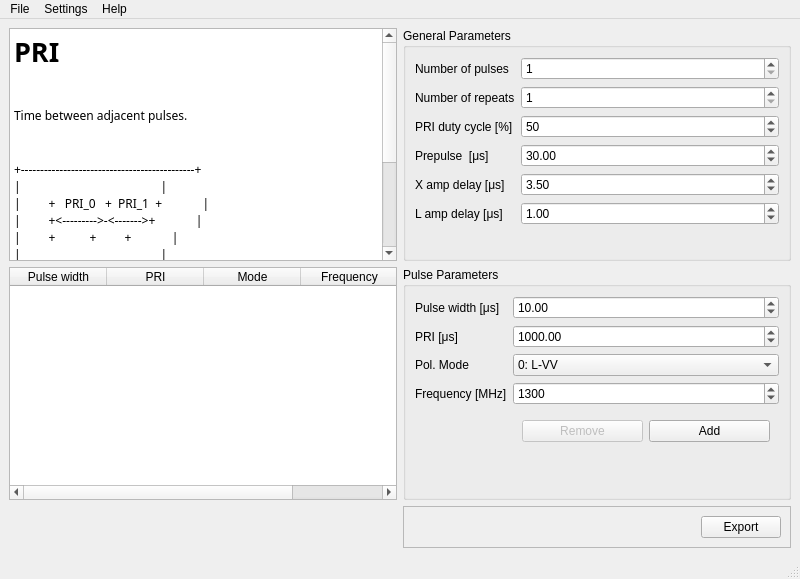
<?xml version="1.0" encoding="UTF-8"?>
<ui version="4.0">
 <class>MainWindow</class>
 <widget class="QMainWindow" name="MainWindow">
  <property name="geometry">
   <rect>
    <x>0</x>
    <y>0</y>
    <width>800</width>
    <height>579</height>
   </rect>
  </property>
  <property name="windowTitle">
   <string>TCU Parameter Editor</string>
  </property>
  <property name="autoFillBackground">
   <bool>false</bool>
  </property>
  <widget class="QWidget" name="centralwidget">
   <layout class="QGridLayout" name="gridLayout" columnstretch="0,0">
    <item row="0" column="0">
     <widget class="QTextBrowser" name="text_info">
      <property name="font">
       <font>
        <family>Courier 10 Pitch</family>
       </font>
      </property>
      <property name="html">
       <string>&lt;!DOCTYPE HTML PUBLIC &quot;-//W3C//DTD HTML 4.0//EN&quot; &quot;http://www.w3.org/TR/REC-html40/strict.dtd&quot;&gt;
&lt;html&gt;&lt;head&gt;&lt;meta name=&quot;qrichtext&quot; content=&quot;1&quot; /&gt;&lt;style type=&quot;text/css&quot;&gt;
p, li { white-space: pre-wrap; }
&lt;/style&gt;&lt;/head&gt;&lt;body style=&quot; font-family:'Courier 10 Pitch'; font-size:9pt; font-weight:400; font-style:normal;&quot;&gt;
&lt;p style=&quot; margin-top:0px; margin-bottom:0px; margin-left:0px; margin-right:0px; -qt-block-indent:0; text-indent:0px;&quot;&gt;&lt;span style=&quot; font-size:20pt; font-weight:600;&quot;&gt;PRI&lt;/span&gt;&lt;/p&gt;
&lt;p style=&quot;-qt-paragraph-type:empty; margin-top:0px; margin-bottom:0px; margin-left:0px; margin-right:0px; -qt-block-indent:0; text-indent:0px; font-size:20pt; font-weight:600;&quot;&gt;&lt;br /&gt;&lt;/p&gt;
&lt;p style=&quot; margin-top:0px; margin-bottom:0px; margin-left:0px; margin-right:0px; -qt-block-indent:0; text-indent:0px;&quot;&gt;Time between adjacent pulses.&lt;/p&gt;
&lt;p style=&quot;-qt-paragraph-type:empty; margin-top:0px; margin-bottom:0px; margin-left:0px; margin-right:0px; -qt-block-indent:0; text-indent:0px; font-size:20pt; font-weight:600;&quot;&gt;&lt;br /&gt;&lt;/p&gt;
&lt;p style=&quot; margin-top:0px; margin-bottom:0px; margin-left:0px; margin-right:0px; -qt-block-indent:0; text-indent:0px;&quot;&gt;+---------------------------------------------+&lt;/p&gt;
&lt;p style=&quot; margin-top:0px; margin-bottom:0px; margin-left:0px; margin-right:0px; -qt-block-indent:0; text-indent:0px;&quot;&gt;|                                             |&lt;/p&gt;
&lt;p style=&quot; margin-top:0px; margin-bottom:0px; margin-left:0px; margin-right:0px; -qt-block-indent:0; text-indent:0px;&quot;&gt;|         +   PRI_0   +  PRI_1  +             |&lt;/p&gt;
&lt;p style=&quot; margin-top:0px; margin-bottom:0px; margin-left:0px; margin-right:0px; -qt-block-indent:0; text-indent:0px;&quot;&gt;|         +&amp;lt;---------&amp;gt;-&amp;lt;-------&amp;gt;+             |&lt;/p&gt;
&lt;p style=&quot; margin-top:0px; margin-bottom:0px; margin-left:0px; margin-right:0px; -qt-block-indent:0; text-indent:0px;&quot;&gt;|         +           +         +             |&lt;/p&gt;
&lt;p style=&quot; margin-top:0px; margin-bottom:0px; margin-left:0px; margin-right:0px; -qt-block-indent:0; text-indent:0px;&quot;&gt;|                                             |&lt;/p&gt;
&lt;p style=&quot; margin-top:0px; margin-bottom:0px; margin-left:0px; margin-right:0px; -qt-block-indent:0; text-indent:0px;&quot;&gt;|         +----+      +----+    +----+        |&lt;/p&gt;
&lt;p style=&quot; margin-top:0px; margin-bottom:0px; margin-left:0px; margin-right:0px; -qt-block-indent:0; text-indent:0px;&quot;&gt;|         |    |      |    |    |    |        |&lt;/p&gt;
&lt;p style=&quot; margin-top:0px; margin-bottom:0px; margin-left:0px; margin-right:0px; -qt-block-indent:0; text-indent:0px;&quot;&gt;| +-------+ P0 +------+ P1 +----+ P2 +------+ |&lt;/p&gt;
&lt;p style=&quot; margin-top:0px; margin-bottom:0px; margin-left:0px; margin-right:0px; -qt-block-indent:0; text-indent:0px;&quot;&gt;|                                             |&lt;/p&gt;
&lt;p style=&quot; margin-top:0px; margin-bottom:0px; margin-left:0px; margin-right:0px; -qt-block-indent:0; text-indent:0px;&quot;&gt;+---------------------------------------------+&lt;/p&gt;
&lt;p style=&quot;-qt-paragraph-type:empty; margin-top:0px; margin-bottom:0px; margin-left:0px; margin-right:0px; -qt-block-indent:0; text-indent:0px;&quot;&gt;&lt;br /&gt;&lt;/p&gt;
&lt;p style=&quot;-qt-paragraph-type:empty; margin-top:0px; margin-bottom:0px; margin-left:0px; margin-right:0px; -qt-block-indent:0; text-indent:0px;&quot;&gt;&lt;br /&gt;&lt;/p&gt;
&lt;p style=&quot;-qt-paragraph-type:empty; margin-top:0px; margin-bottom:0px; margin-left:0px; margin-right:0px; -qt-block-indent:0; text-indent:0px;&quot;&gt;&lt;br /&gt;&lt;/p&gt;
&lt;p style=&quot;-qt-paragraph-type:empty; margin-top:0px; margin-bottom:0px; margin-left:0px; margin-right:0px; -qt-block-indent:0; text-indent:0px;&quot;&gt;&lt;br /&gt;&lt;/p&gt;&lt;/body&gt;&lt;/html&gt;</string>
      </property>
     </widget>
    </item>
    <item row="0" column="1">
     <widget class="QGroupBox" name="groupBox_2">
      <property name="title">
       <string>General Parameters</string>
      </property>
      <layout class="QFormLayout" name="formLayout_2">
       <item row="0" column="0">
        <widget class="QLabel" name="label_6">
         <property name="text">
          <string>Number of pulses</string>
         </property>
        </widget>
       </item>
       <item row="0" column="1">
        <widget class="QSpinBox" name="spin_num_pulses">
         <property name="minimum">
          <number>1</number>
         </property>
         <property name="maximum">
          <number>32</number>
         </property>
        </widget>
       </item>
       <item row="1" column="0">
        <widget class="QLabel" name="label_7">
         <property name="text">
          <string>Number of repeats</string>
         </property>
        </widget>
       </item>
       <item row="1" column="1">
        <widget class="QSpinBox" name="spin_num_repeats">
         <property name="minimum">
          <number>1</number>
         </property>
         <property name="maximum">
          <number>999999999</number>
         </property>
         <property name="displayIntegerBase">
          <number>10</number>
         </property>
        </widget>
       </item>
       <item row="2" column="0">
        <widget class="QLabel" name="label_10">
         <property name="text">
          <string>PRI duty cycle [%]</string>
         </property>
        </widget>
       </item>
       <item row="2" column="1">
        <widget class="QSpinBox" name="spin_duty_cycle">
         <property name="maximum">
          <number>100</number>
         </property>
         <property name="value">
          <number>50</number>
         </property>
         <property name="displayIntegerBase">
          <number>10</number>
         </property>
        </widget>
       </item>
       <item row="5" column="0">
        <widget class="QLabel" name="label_8">
         <property name="text">
          <string>X amp delay [μs]</string>
         </property>
        </widget>
       </item>
       <item row="5" column="1">
        <widget class="QDoubleSpinBox" name="spin_x_amp_delay">
         <property name="singleStep">
          <double>0.100000000000000</double>
         </property>
         <property name="value">
          <double>3.500000000000000</double>
         </property>
        </widget>
       </item>
       <item row="6" column="0">
        <widget class="QLabel" name="label_9">
         <property name="text">
          <string>L amp delay [μs]</string>
         </property>
        </widget>
       </item>
       <item row="6" column="1">
        <widget class="QDoubleSpinBox" name="spin_l_amp_delay">
         <property name="singleStep">
          <double>0.100000000000000</double>
         </property>
         <property name="value">
          <double>1.000000000000000</double>
         </property>
        </widget>
       </item>
       <item row="4" column="1">
        <widget class="QDoubleSpinBox" name="sping_prepulse">
         <property name="singleStep">
          <double>0.100000000000000</double>
         </property>
         <property name="value">
          <double>30.000000000000000</double>
         </property>
        </widget>
       </item>
       <item row="4" column="0">
        <widget class="QLabel" name="label">
         <property name="text">
          <string>Prepulse  [μs]</string>
         </property>
        </widget>
       </item>
      </layout>
     </widget>
    </item>
    <item row="1" column="0">
     <widget class="QTableWidget" name="table_pulse_params">
      <property name="autoScroll">
       <bool>true</bool>
      </property>
      <property name="selectionBehavior">
       <enum>QAbstractItemView::SelectItems</enum>
      </property>
      <attribute name="horizontalHeaderDefaultSectionSize">
       <number>97</number>
      </attribute>
      <column>
       <property name="text">
        <string>Pulse width</string>
       </property>
      </column>
      <column>
       <property name="text">
        <string>PRI</string>
       </property>
      </column>
      <column>
       <property name="text">
        <string>Mode</string>
       </property>
      </column>
      <column>
       <property name="text">
        <string>Frequency</string>
       </property>
      </column>
     </widget>
    </item>
    <item row="2" column="1">
     <widget class="QFrame" name="frame">
      <property name="frameShape">
       <enum>QFrame::StyledPanel</enum>
      </property>
      <property name="frameShadow">
       <enum>QFrame::Raised</enum>
      </property>
      <layout class="QHBoxLayout" name="horizontalLayout">
       <item>
        <spacer name="horizontalSpacer">
         <property name="orientation">
          <enum>Qt::Horizontal</enum>
         </property>
         <property name="sizeHint" stdset="0">
          <size>
           <width>118</width>
           <height>20</height>
          </size>
         </property>
        </spacer>
       </item>
       <item>
        <widget class="QPushButton" name="button_export">
         <property name="text">
          <string>Export</string>
         </property>
        </widget>
       </item>
      </layout>
     </widget>
    </item>
    <item row="1" column="1">
     <widget class="QGroupBox" name="groupBox">
      <property name="title">
       <string>Pulse Parameters</string>
      </property>
      <layout class="QFormLayout" name="formLayout">
       <item row="0" column="0">
        <widget class="QLabel" name="label_2">
         <property name="text">
          <string>Pulse width [μs]</string>
         </property>
        </widget>
       </item>
       <item row="0" column="1">
        <widget class="QDoubleSpinBox" name="spin_pulse_width">
         <property name="singleStep">
          <double>0.100000000000000</double>
         </property>
         <property name="value">
          <double>10.000000000000000</double>
         </property>
        </widget>
       </item>
       <item row="1" column="0">
        <widget class="QLabel" name="label_3">
         <property name="text">
          <string>PRI [μs]</string>
         </property>
        </widget>
       </item>
       <item row="1" column="1">
        <widget class="QDoubleSpinBox" name="spin_pri">
         <property name="maximum">
          <double>99999.990000000005239</double>
         </property>
         <property name="singleStep">
          <double>0.100000000000000</double>
         </property>
         <property name="value">
          <double>1000.000000000000000</double>
         </property>
        </widget>
       </item>
       <item row="2" column="0">
        <widget class="QLabel" name="label_5">
         <property name="text">
          <string>Pol. Mode</string>
         </property>
        </widget>
       </item>
       <item row="2" column="1">
        <widget class="QComboBox" name="combo_mode">
         <item>
          <property name="text">
           <string>0: L-VV</string>
          </property>
         </item>
         <item>
          <property name="text">
           <string>1: L-VH</string>
          </property>
         </item>
         <item>
          <property name="text">
           <string>2: L-HV</string>
          </property>
         </item>
         <item>
          <property name="text">
           <string>3: L-HH</string>
          </property>
         </item>
         <item>
          <property name="text">
           <string>4: X-HV/H</string>
          </property>
         </item>
         <item>
          <property name="text">
           <string>5: X-VV/H</string>
          </property>
         </item>
        </widget>
       </item>
       <item row="3" column="0">
        <widget class="QLabel" name="label_4">
         <property name="text">
          <string>Frequency [MHz]</string>
         </property>
        </widget>
       </item>
       <item row="3" column="1">
        <widget class="QDoubleSpinBox" name="spin_frequency">
         <property name="decimals">
          <number>0</number>
         </property>
         <property name="maximum">
          <double>10000.000000000000000</double>
         </property>
         <property name="singleStep">
          <double>1.000000000000000</double>
         </property>
         <property name="value">
          <double>1300.000000000000000</double>
         </property>
        </widget>
       </item>
       <item row="4" column="1">
        <widget class="QWidget" name="widget" native="true">
         <layout class="QHBoxLayout" name="horizontalLayout_2">
          <item>
           <widget class="QPushButton" name="button_remove_pulse">
            <property name="enabled">
             <bool>false</bool>
            </property>
            <property name="text">
             <string>Remove</string>
            </property>
           </widget>
          </item>
          <item>
           <widget class="QPushButton" name="button_add_pulse">
            <property name="text">
             <string>Add</string>
            </property>
           </widget>
          </item>
         </layout>
        </widget>
       </item>
      </layout>
     </widget>
    </item>
   </layout>
  </widget>
  <widget class="QMenuBar" name="menubar">
   <property name="geometry">
    <rect>
     <x>0</x>
     <y>0</y>
     <width>800</width>
     <height>27</height>
    </rect>
   </property>
   <widget class="QMenu" name="menuFile">
    <property name="title">
     <string>File</string>
    </property>
    <addaction name="actionNew"/>
    <addaction name="actionOpen"/>
    <addaction name="separator"/>
    <addaction name="actionExport"/>
    <addaction name="separator"/>
    <addaction name="actionQuit"/>
   </widget>
   <widget class="QMenu" name="menuHelp">
    <property name="title">
     <string>Help</string>
    </property>
    <addaction name="actionAbout"/>
   </widget>
   <widget class="QMenu" name="menuSettings">
    <property name="title">
     <string>Settings</string>
    </property>
    <addaction name="actionPreferences"/>
   </widget>
   <addaction name="menuFile"/>
   <addaction name="menuSettings"/>
   <addaction name="menuHelp"/>
  </widget>
  <widget class="QStatusBar" name="statusbar"/>
  <action name="actionOpen">
   <property name="text">
    <string>Open...</string>
   </property>
  </action>
  <action name="actionQuit">
   <property name="text">
    <string>Quit</string>
   </property>
  </action>
  <action name="actionNew">
   <property name="text">
    <string>New</string>
   </property>
  </action>
  <action name="actionExport">
   <property name="text">
    <string>Export...</string>
   </property>
  </action>
  <action name="actionAbout">
   <property name="text">
    <string>About</string>
   </property>
  </action>
  <action name="actionPreferences">
   <property name="enabled">
    <bool>true</bool>
   </property>
   <property name="text">
    <string>Preferences...</string>
   </property>
  </action>
 </widget>
 <resources/>
 <connections/>
</ui>
